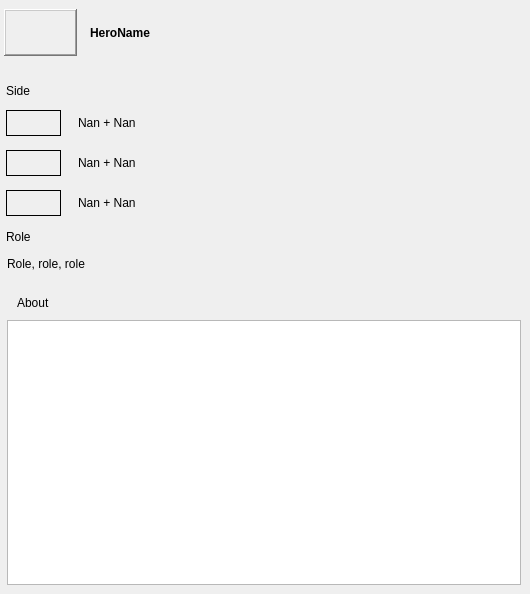
     <widget class="QWidget" name="tab_2">
      <attribute name="title">
       <string>SUMMARY</string>
      </attribute>
      <widget class="QLabel" name="LB_HeroesHeroIcon">
       <property name="geometry">
        <rect>
         <x>4</x>
         <y>9</y>
         <width>73</width>
         <height>47</height>
        </rect>
       </property>
       <property name="frameShape">
        <enum>QFrame::WinPanel</enum>
       </property>
       <property name="frameShadow">
        <enum>QFrame::Raised</enum>
       </property>
       <property name="text">
        <string/>
       </property>
      </widget>
      <widget class="QLabel" name="LB_HeroesHeroName">
       <property name="geometry">
        <rect>
         <x>90</x>
         <y>24</y>
         <width>89</width>
         <height>17</height>
        </rect>
       </property>
       <property name="font">
        <font>
         <bold>true</bold>
        </font>
       </property>
       <property name="text">
        <string>HeroName</string>
       </property>
      </widget>
      <widget class="QLabel" name="LB_HeroesSide">
       <property name="geometry">
        <rect>
         <x>6</x>
         <y>82</y>
         <width>54</width>
         <height>17</height>
        </rect>
       </property>
       <property name="text">
        <string>Side</string>
       </property>
      </widget>
      <widget class="QLabel" name="LB_HeroesSideIcon1">
       <property name="geometry">
        <rect>
         <x>6</x>
         <y>110</y>
         <width>55</width>
         <height>26</height>
        </rect>
       </property>
       <property name="frameShape">
        <enum>QFrame::Box</enum>
       </property>
       <property name="text">
        <string/>
       </property>
      </widget>
      <widget class="QLabel" name="LB_HeroesSideIcon2">
       <property name="geometry">
        <rect>
         <x>6</x>
         <y>150</y>
         <width>55</width>
         <height>26</height>
        </rect>
       </property>
       <property name="frameShape">
        <enum>QFrame::Box</enum>
       </property>
       <property name="text">
        <string/>
       </property>
      </widget>
      <widget class="QLabel" name="LB_HeroesSideIcon3">
       <property name="geometry">
        <rect>
         <x>6</x>
         <y>190</y>
         <width>55</width>
         <height>26</height>
        </rect>
       </property>
       <property name="frameShape">
        <enum>QFrame::Box</enum>
       </property>
       <property name="text">
        <string/>
       </property>
      </widget>
      <widget class="QLabel" name="LB_HeroesSideValue1">
       <property name="geometry">
        <rect>
         <x>78</x>
         <y>114</y>
         <width>76</width>
         <height>17</height>
        </rect>
       </property>
       <property name="text">
        <string>Nan + Nan</string>
       </property>
      </widget>
      <widget class="QLabel" name="LB_HeroesSideValue2">
       <property name="geometry">
        <rect>
         <x>78</x>
         <y>154</y>
         <width>76</width>
         <height>17</height>
        </rect>
       </property>
       <property name="text">
        <string>Nan + Nan</string>
       </property>
      </widget>
      <widget class="QLabel" name="LB_HeroesSideValue3">
       <property name="geometry">
        <rect>
         <x>78</x>
         <y>194</y>
         <width>76</width>
         <height>17</height>
        </rect>
       </property>
       <property name="text">
        <string>Nan + Nan</string>
       </property>
      </widget>
      <widget class="QLabel" name="LB_HeroesRole">
       <property name="geometry">
        <rect>
         <x>6</x>
         <y>228</y>
         <width>54</width>
         <height>17</height>
        </rect>
       </property>
       <property name="text">
        <string>Role</string>
       </property>
      </widget>
      <widget class="QLabel" name="LB_HeroesRoleValue">
       <property name="geometry">
        <rect>
         <x>7</x>
         <y>255</y>
         <width>272</width>
         <height>17</height>
        </rect>
       </property>
       <property name="text">
        <string>Role, role, role</string>
       </property>
      </widget>
      <widget class="QLabel" name="LB_HeroesAbout">
       <property name="geometry">
        <rect>
         <x>17</x>
         <y>294</y>
         <width>54</width>
         <height>17</height>
        </rect>
       </property>
       <property name="text">
        <string>About</string>
       </property>
      </widget>
      <widget class="QTextEdit" name="LB_HeroesTextEdit">
       <property name="enabled">
        <bool>true</bool>
       </property>
       <property name="geometry">
        <rect>
         <x>7</x>
         <y>320</y>
         <width>514</width>
         <height>265</height>
        </rect>
       </property>
       <property name="tabletTracking">
        <bool>false</bool>
       </property>
       <property name="acceptDrops">
        <bool>true</bool>
       </property>
       <property name="autoFillBackground">
        <bool>false</bool>
       </property>
       <property name="frameShape">
        <enum>QFrame::StyledPanel</enum>
       </property>
       <property name="frameShadow">
        <enum>QFrame::Raised</enum>
       </property>
       <property name="overwriteMode">
        <bool>false</bool>
       </property>
      </widget>
     </widget>
